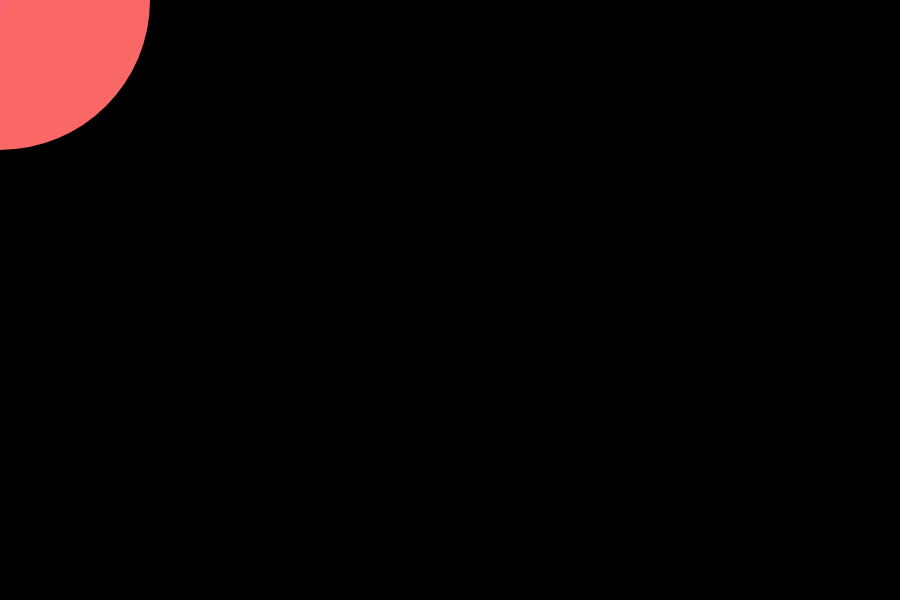
Frame 1 (no input)
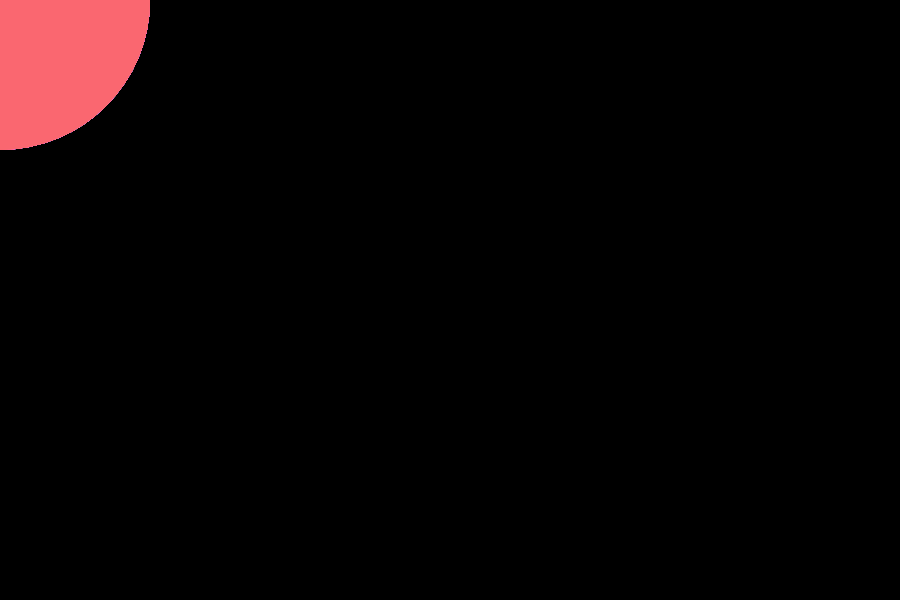
Frame 60 (no input)
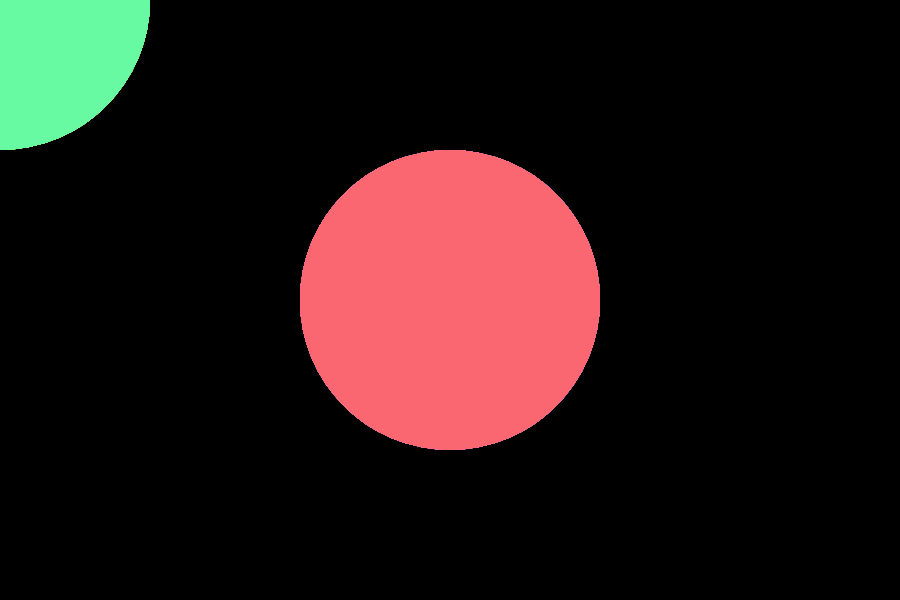
Frame 120 (the mouse pressed at the canvas centre since frame 60)

The p5.js sketch that drew these frames (run headless with seeded random() and noise() and a simulated clock; from frame 60 on, the mouse is pressed at the canvas centre):

// p5.js sketch
// ── sketch.js
var particles = [];
var numOfParticles = 100;
var currentParticleIndex = 0;

function setup() {
  createCanvas(900, 600);
  colorMode (HSB, 255);
  noStroke();

  for (var i = 0; i < numOfParticles; i++){
    particles [i] = new Particle(-100, -100, 300);
  }
}


function draw() {
  background(0);
  currentParticleIndex++;
  if (currentParticleIndex >= numOfParticles) {
    currentParticleIndex = 0;
  }
  particles[currentParticleIndex].update(mouseX, mouseY);
  for (var i = 0; i <numOfParticles; i++) {
    fill(i/numOfParticles*255, 150, 250);
    //modulo
    var index = (currentParticleIndex + i) % numOfParticles;
    particles[index].draw();
  }
}

// ── particle.js
function Particle(x,y, size) {
  this.x = x;
  this.y = y;
  this.size = size;
  this.update = function (x,y) {
    this.x = x;
    this.y = y;
  }
  this.draw = function () {
    ellipse(this.x, this.y, this.size, this.size);
  }
}
